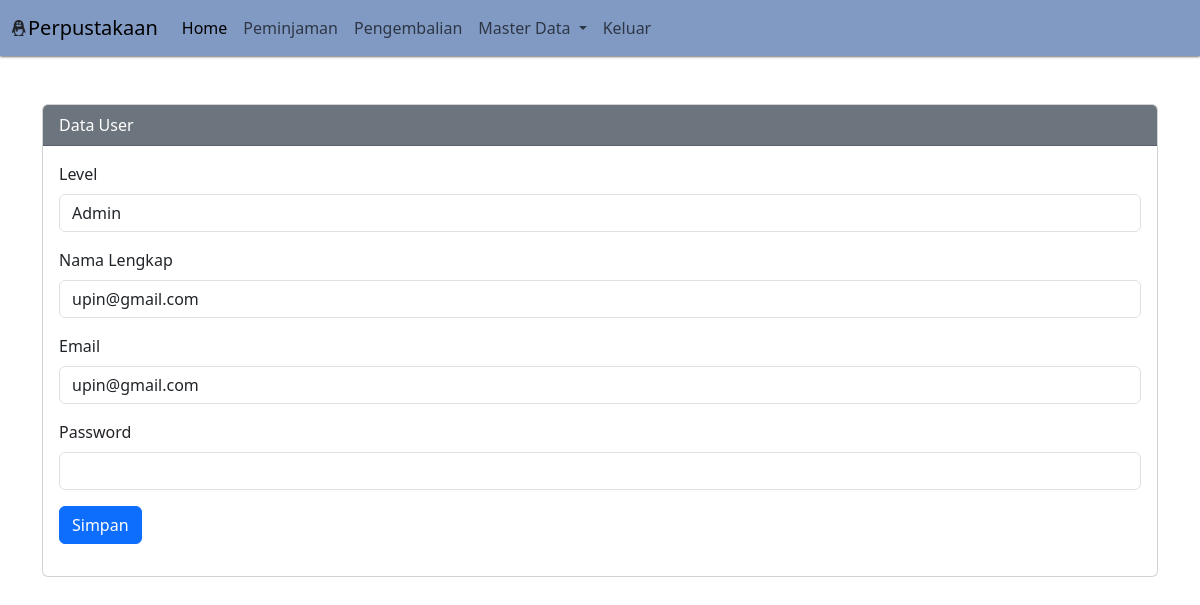
Page /?pg=tambah-user&edit=3 on the committed database.
### tables this page shows
CREATE TABLE `user` (
  `id` int(11) NOT NULL,
  `id_level` int(11) NOT NULL,
  `nama_lengkap` varchar(50) NOT NULL,
  `email` varchar(50) NOT NULL,
  `password` varchar(100) NOT NULL,
  `created_at` timestamp NOT NULL DEFAULT current_timestamp(),
  `updated_at` timestamp NOT NULL DEFAULT current_timestamp() ON UPDATE current_timestamp()
);

CREATE TABLE `level` (
  `id` int(11) NOT NULL,
  `nama_level` varchar(50) NOT NULL,
  `keterangan` text NOT NULL,
  `created_at` timestamp NOT NULL DEFAULT current_timestamp(),
  `updated_at` timestamp NOT NULL DEFAULT current_timestamp() ON UPDATE current_timestamp()
);

### content/tambah-user.php (the view, shortened to what this page needs)
<?php
if (isset($_GET['edit'])) {
    $id = $_GET['edit'];
    $edit = mysqli_query($koneksi, "SELECT * FROM user WHERE id = '$id'");
    $rowEdit = mysqli_fetch_assoc($edit);
}
$level = mysqli_query($koneksi, "SELECT * FROM level ORDER BY id DESC");
?>
<div class="container mt-5">
    <div class="row">
        <div class="col-sm-12">
            <div class="card">
                <div class="card-header bg-secondary text-white">Data User</div>
                <div class="card-body">
                    <form action="" method="post">
                        <div class="mb-3">
                            <label for="" class="form-label">Level</label>
                            <select name="id_level" id="" class="form-control">
                                <?php while ($rowLevel = mysqli_fetch_assoc($level)) : ?>
                                    <option <?php echo isset($rowEdit['id_level']) ? ($rowEdit['id_level'] == $rowLevel['id']) ? 'selected' : '' : '' ?> value="<?php echo $rowLevel['id'] ?>"><?php echo $rowLevel['nama_level'] ?></option>
                                <?php endwhile ?>
                            </select>
                        </div>
                        <div class="mb-3">
                            <label for="" class="form-label">Nama Lengkap</label>
                            <input value="<?php echo ($rowEdit['nama_lengkap'] ?? '') ?>" type="text" class="form-control" name="nama_lengkap">
                        </div>
                        <div class="mb-3">
                            <label for="" class="form-label">Email</label>
                            <input value="<?php echo ($rowEdit['email'] ?? '') ?>" type="email" class="form-control" name="email">
                        </div>
                        <div class="mb-3">
                            <label for="" class="form-label">Password</label>
                            <input type="password" class="form-control" name="password">
                        </div>
                        <div class="mb-3">
                            <input type="submit" class="btn btn-primary" name="simpan" value="Simpan">
                        </div>
                    </form>
                </div>
            </div>
        </div>
    </div>
</div>

### index.php (style rules this page uses)
body { background-image: url('assets/img/1.jpg'); background-size: cover; }

### rows in the picture
user: id_level "Admin", nama_lengkap "upin@gmail.com", email "upin@gmail.com"
